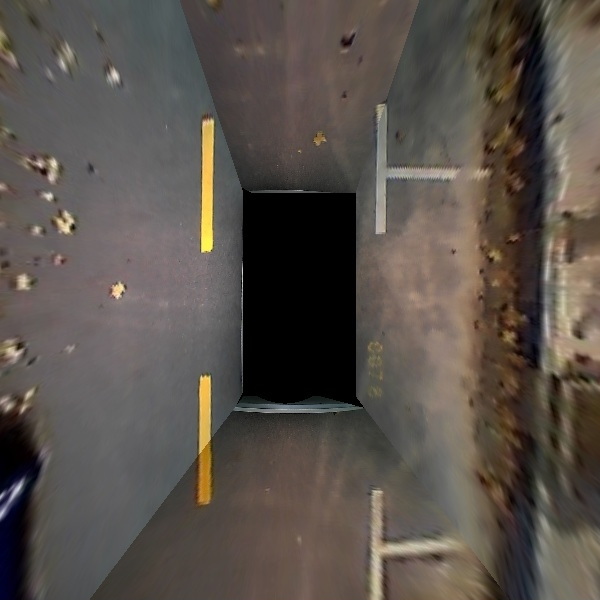
#> input picture gcn_slot/images/021.jpg, 600 x 600 px, found by its file name
$ python imgenhance.py   (older library calls are emulated)
#> lines starting #> are read from the running program, lines starting #| are printed output that depends on the picture; after the words box and inside, x2 and y2 are one past the last pixel; in counts of white or black regions, pixels touching at a corner belong together
#> further down, original_img is the input picture: shape (600, 600, 3); mean B, G, R 74.8, 81.3, 88.7
import cv2
import numpy as np


import cv2
import numpy as np

def enhance_lane_lines(img):
    """
    增强 BEV 图像中的白色和黄色车道线，抑制黑区，保留真实色彩，并叠加Canny边缘
    输入: BGR uint8 图像 (H, W, 3)
    输出: 增强后的 BGR uint8 图像
    """
    # 1. 转换到 HSV 空间
    hsv = cv2.cvtColor(img, cv2.COLOR_BGR2HSV)
#> hsv: shape (600, 600, 3); mean H, S, V 41.7, 44.1, 89.6

    # 2. 提取白色车道线（高亮度，低饱和）
    white_mask = cv2.inRange(hsv, (0, 0, 180), (180, 30, 255))
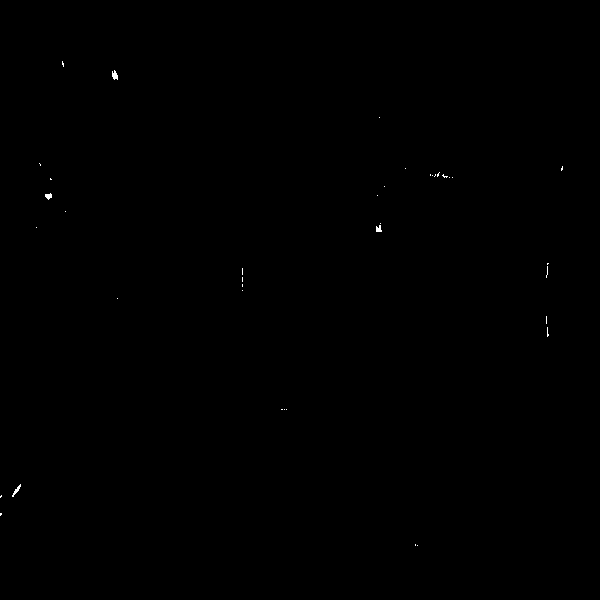
#> white_mask: shape (600, 600); 0.07% white in thin lines or dots, all inside (x1, y1, x2, y2) = (0, 61, 563, 546)

    # 3. 提取黄色车道线（H ～ 30～40, S 高, V 中高）
    yellow_lower = np.array([20, 70, 50])
    yellow_upper = np.array([40, 255, 255])
    yellow_mask = cv2.inRange(hsv, yellow_lower, yellow_upper)
#> yellow_mask: shape (600, 600); 2.4% white; 126 white regions (90 under 20 px), largest, box (x1, y1, x2, y2) and area: (199, 117, 216, 254) 1812, (468, 0, 508, 104) 1625, (197, 373, 218, 499) 1462

    # 4. 合并白色+黄色掩码
    lane_mask = cv2.bitwise_or(white_mask, yellow_mask)

    # 5. 使用 Canny 检测边缘（用于强化细线）
    gray = cv2.cvtColor(img, cv2.COLOR_BGR2GRAY)
    edges_canny = cv2.Canny(gray, 50, 150)
#> edges_canny: shape (600, 600); 2.9% white in thin lines or dots
    # edges_canny = cv2.dilate(edges_canny, None)  # 扩展边缘，防止太细

    # # 使用 Sobel 算子提取边缘
    # sobel_x = cv2.Sobel(gray, cv2.CV_64F, 1, 0, ksize=5)  # 水平方向
    # sobel_y = cv2.Sobel(gray, cv2.CV_64F, 0, 1, ksize=5)  # 垂直方向
    # sobel = cv2.addWeighted(cv2.convertScaleAbs(sobel_x), 0.5, cv2.convertScaleAbs(sobel_y), 0.5, 0)
    #
    # # 合并 Canny 边缘和 Sobel 边缘
    # edges = cv2.bitwise_or(edges_canny, sobel)

    # 6. 合并：车道线 + 边缘 → 更精确的标线区域
    combined_mask = cv2.bitwise_or(lane_mask, edges_canny)
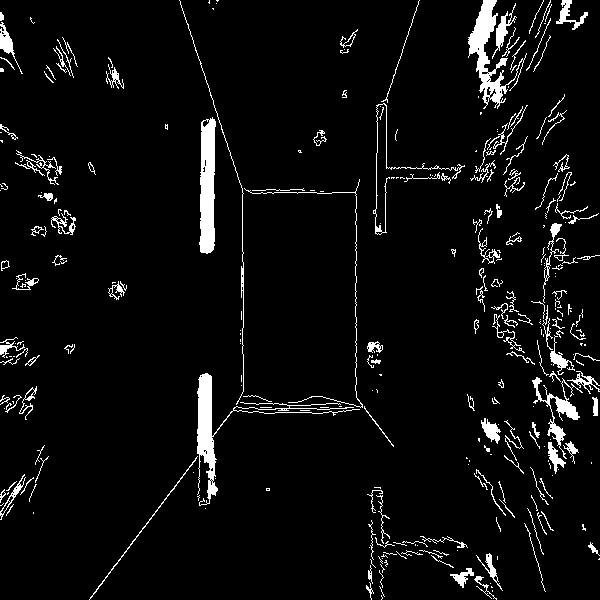
#> combined_mask: shape (600, 600); 5.2% white; 317 white regions (164 under 20 px), largest, box (x1, y1, x2, y2) and area: (197, 373, 360, 506) 1969, (199, 117, 216, 254) 1832, (468, 0, 527, 109) 1785

    # 7. 对原图进行 CLAHE（仅对 L 通道）
    lab = cv2.cvtColor(img, cv2.COLOR_BGR2LAB)
#> lab: shape (600, 600, 3); mean of channels 0, 1, 2 88.9, 130, 132.9
    clahe = cv2.createCLAHE(clipLimit=2.0, tileGridSize=(8, 8))
    lab[:, :, 0] = clahe.apply(lab[:, :, 0])
#> lab: shape (600, 600, 3); mean of channels 0, 1, 2 105, 130, 132.9
    img_clahe = cv2.cvtColor(lab, cv2.COLOR_LAB2BGR)

    # 8. 局部增强：只在标线区域提高亮度，不改变颜色
    # 创建一个“亮度提升”层（保持原色）
    overlay = img_clahe.copy()

    # 在 mask 区域内，增加亮度（不直接叠加白色）
    overlay[lane_mask > 0] = cv2.addWeighted(
        img_clahe[lane_mask > 0], 0.7,
        np.full_like(img_clahe[lane_mask > 0], 255), 0.3,
        0
    ).astype(np.uint8)
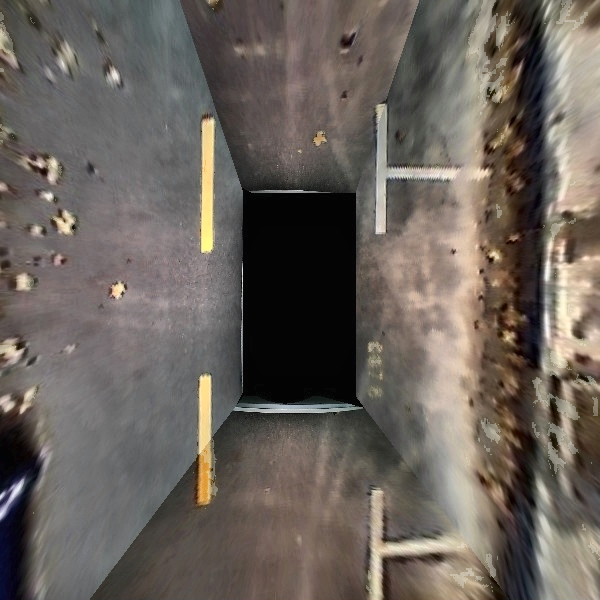
#> overlay: shape (600, 600, 3); mean B, G, R 91.6, 98.1, 105.7

    # 对提取出的白色和黄色区域进行增强（增加亮度和饱和度）
    hsv_overlay = cv2.cvtColor(overlay, cv2.COLOR_BGR2HSV)
#> hsv_overlay: shape (600, 600, 3); mean H, S, V 39.4, 38.1, 106.6
    h, s, v = cv2.split(hsv_overlay)
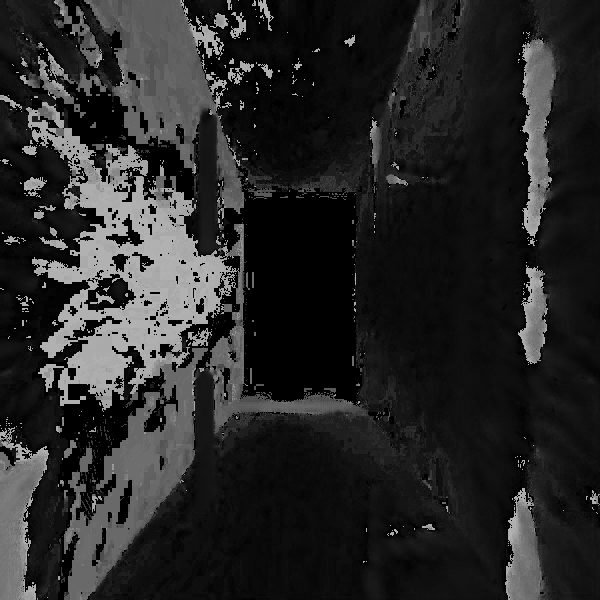
#> h: shape (600, 600); min 0, max 179, mean 39.4

    # 提升亮度和饱和度
    s[lane_mask > 0] = np.clip(s[lane_mask > 0] * 1.5, 0, 255)
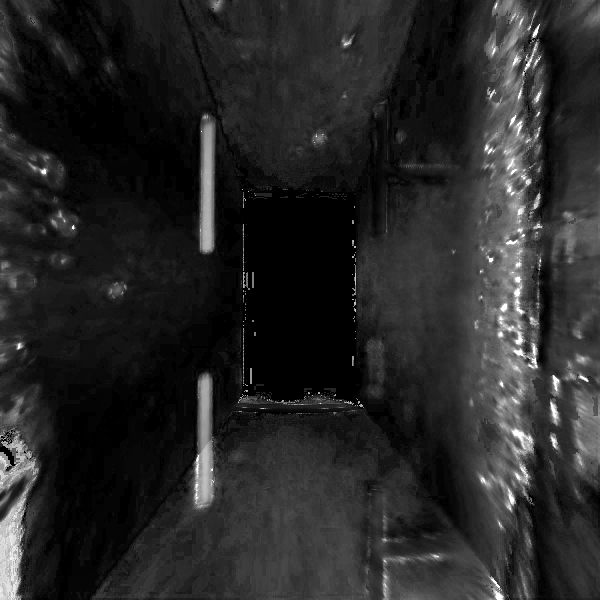
#> s: shape (600, 600); min 0, max 255, mean 38.7
    v[lane_mask > 0] = np.clip(v[lane_mask > 0] * 1.2 + 20, 0, 255)
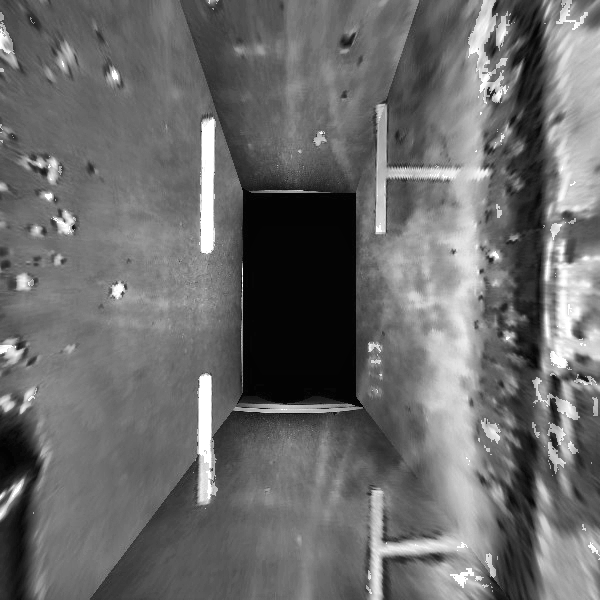
#> v: shape (600, 600); min 3, max 255, mean 107.5
    enhanced_hsv = cv2.merge([h, s, v])
#> enhanced_hsv: shape (600, 600, 3); mean H, S, V 39.4, 38.7, 107.5
    overlay = cv2.cvtColor(enhanced_hsv, cv2.COLOR_HSV2BGR)

    # 9. 抑制黑色块：对暗区轻微提亮
    gray_img = cv2.cvtColor(img_clahe, cv2.COLOR_BGR2GRAY)
    _, dark_mask = cv2.threshold(gray_img, 30, 255, cv2.THRESH_BINARY_INV)
#> dark_mask: shape (600, 600); 10% white; 150 white regions (109 under 20 px), largest, box (x1, y1, x2, y2) and area: (237, 185, 364, 408) 23739, (0, 415, 40, 600) 4245, (513, 253, 541, 370) 1457
    dark_mask = cv2.erode(dark_mask, None)  # 缩小暗区范围
#> dark_mask: shape (600, 600); 8.5% white; 65 white regions (47 under 20 px), largest, box (x1, y1, x2, y2) and area: (241, 190, 361, 406) 22987, (0, 419, 39, 600) 3816, (516, 288, 539, 369) 752

    result = img_clahe.copy()
    result[dark_mask > 0] = cv2.add(result[dark_mask > 0], (10, 10, 10))
#> result: shape (600, 600, 3); mean B, G, R 91.3, 98.1, 105.8

    # 10. 最终结果：将增强后的标线融合，并叠加Canny边缘
    final_result = result.copy()
    final_result[lane_mask > 0] = overlay[lane_mask > 0]

    # # 在最终结果上叠加Canny边缘（用红色表示）
    edge_color = (0, 0, 255)  # 红色
    final_result[edges_canny > 0] = edge_color

    return final_result


# 读取图像
img_path = r'E:\gcn-parking-slot-main\images\img.jpg'  # 替换为你的图像路径
img_path = r'E:\gcn-parking-slot-main\images\021.jpg'  # 替换为你的图像路径
original_img = cv2.imread(img_path)

# 检查图像是否加载成功
if original_img is None:
    print("图像加载失败，请检查文件路径")
else:
    # 应用增强函数
    enhanced_img = enhance_lane_lines(original_img.copy())

    # 显示原图和增强后的图像对比
    combined_img = np.hstack((original_img, enhanced_img))
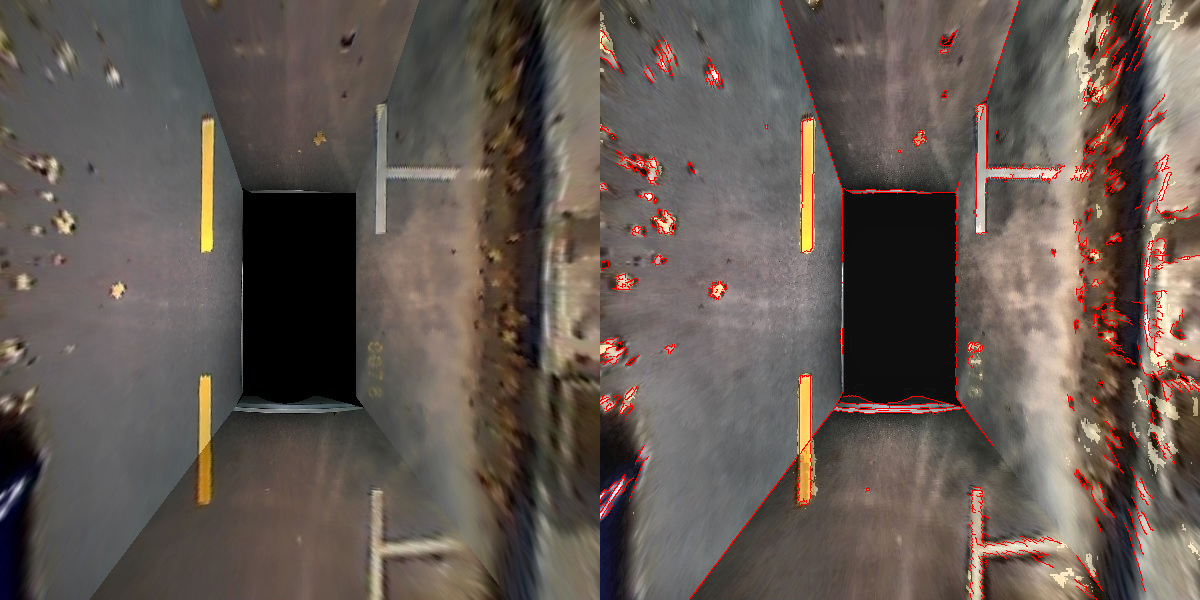
#> combined_img: shape (600, 1200, 3); mean B, G, R 82.2, 88.8, 100
    cv2.imshow('Before and After', combined_img)
    cv2.waitKey(0)  # 等待按键关闭窗口
    cv2.destroyAllWindows()  # 关闭所有OpenCV创建的窗口
